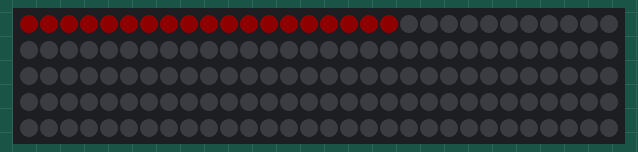
This sketch was run on a simulated Arduino Uno, built with avr-gcc and run on an emulated ATmega328P. Shown: 150 RGB LEDs in strip order, left to right, continuing on the next row. Dim RGB values are drawn brighter than linear.

Above: at 0.46 s.
At 8.8 s:
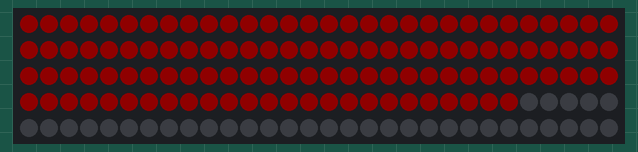
At 18.4 s:
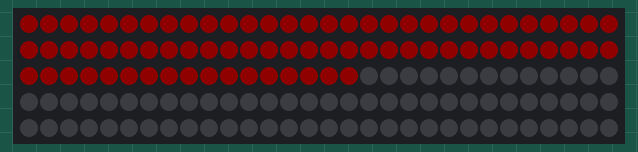
At 36.5 s:
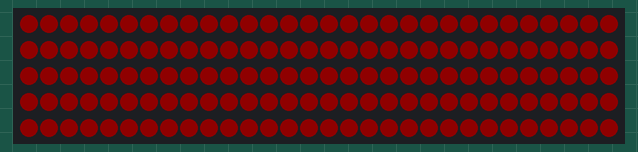

The sketch:

led.ino
```cpp
#include <FastLED.h>

///////////////////////////////////////
/// Testing LED strip code
/// Philip Janik
///
/// May 12, 2024
///////////////////////////////////////

#define NUM_LEDS 150    // 30 LEDs / meter w/ 5m = 150 LEDs total
#define DATA_PIN 6      // PWM is for pin 6
#define CHIPSET WS2812B // internal chipset (inside LED enclosure
#define COLOR_ORDER GRB // WS2812B has a color order of GRB idk why
#define BRIGHTNESS 15   // 0x00 to 0xFF

// the array of colors representing each LED
CRGB leds[NUM_LEDS];

void setup()
{
  // put your setup code here, to run once:
  FastLED.addLeds<CHIPSET, DATA_PIN, COLOR_ORDER>(leds, NUM_LEDS);

  FastLED.setBrightness(BRIGHTNESS);
  FastLED.clear();
  FastLED.show();
}

void loop()
{
  static unsigned char r;

  // put your main code here, to run repeatedly:
  FastLED.clear();

  for (int i = 0; i < NUM_LEDS; i++)
  {
    leds[i] = CRGB(255, 0, 0);

    delay(10);
    FastLED.show();
  }

  delay(1000);
}
```

Measured:
- what the display in image 3 shows lasts 1.0 s, from 36.4 s to 37.4 s
